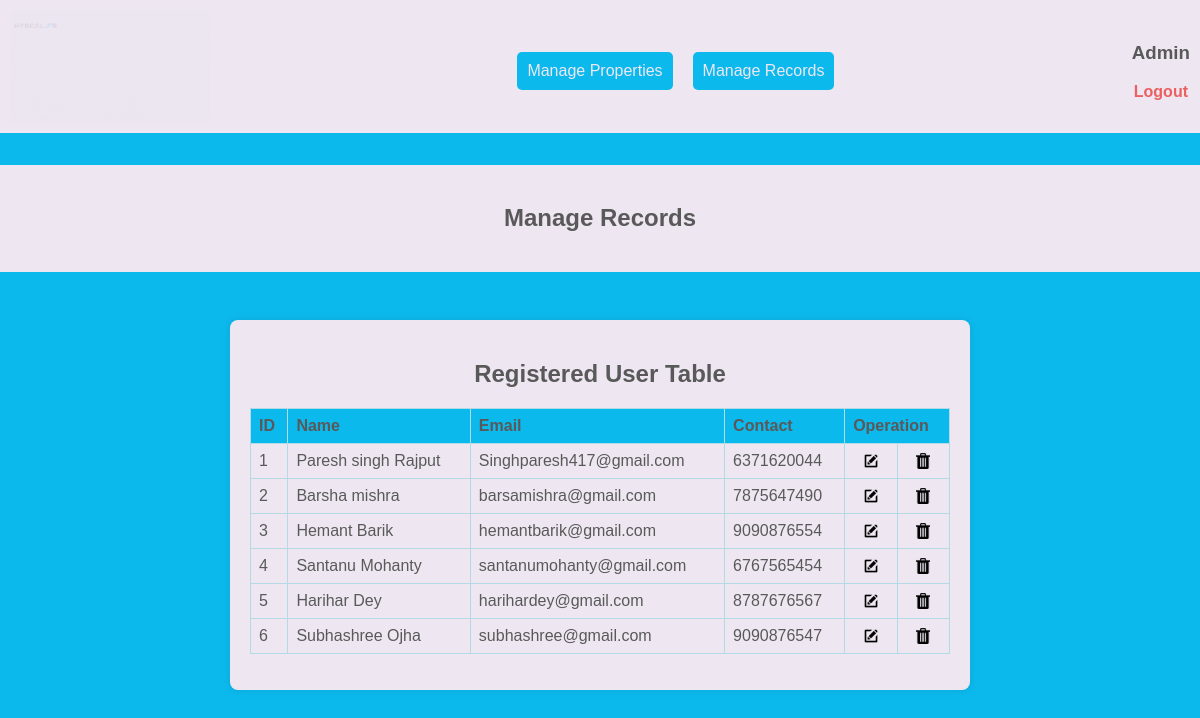
The app's page /adminPages/adminRecord.php with its own data.
### tables this page shows
CREATE TABLE `registration` (
  `id` int(10) NOT NULL,
  `name` varchar(255) NOT NULL,
  `email` varchar(255) NOT NULL,
  `phone` varchar(255) NOT NULL,
  `password` varchar(255) NOT NULL
);

### adminPages/adminRecord.php (the view, shortened to what this page needs)
<?php
include 'adminNav.php';
?>
<link rel="stylesheet" href="CSS/adminRecord.css">
<div class="property-heading">
    <h2>Manage Records</h2>
  </div>
<div class="form-container">
    <form action="#" method="post">
      <h2>Registered User Table</h2>
      <table>
        <thead>
          <tr>
            <th>ID</th>
            <th>Name</th>
            <th>Email</th>
            <th>Contact</th>
            <th colspan="2">Operation</th>
          </tr>
        </thead>
        <tbody>
            <?php
                    $selectquery = "SELECT * FROM `registration`";
                      $query = mysqli_query($con,$selectquery);
                   while($res = mysqli_fetch_array($query)){
                  ?>
          <tr>
            <td><?php echo $res['id']?></td>
            <td><?php echo $res['name']?></td>
            <td><?php echo $res['email']?></td>
            <td><?php echo $res['phone']?></td>
            <td class="operations"><a href="editRecord.php?id=<?php echo $res['id']?>"><img src="../image/edit.png" alt="" style="width:14px;" title="edit"></a></td>
            <td class="operations"><a href="removeRecord.php?id=<?php echo $res['id']?>"> <img src="../image/remove.png" alt="" style="width:14px;" title="remove"></a>
            </td>
          </tr>
          <?php
                        }
                        ?>
        </tbody>
      </table>
    </form>
  </div>

### adminPages/css/adminNav.css (style rules this page uses)
body { margin: 0; font-family: Arial, sans-serif; background-color: #0CB9ED; color: #FFF; }

### adminPages/css/adminRecord.css (style rules this page uses)
.property-heading { text-align: center; padding: 20px; background-color: #EEE7F2; color: #595959; margin-top: 2pc; }
table { width: 100%; border-collapse: collapse; margin-top: 20px; }
th, td { border: 1px solid #b4dae5; padding: 8px; text-align: left; color: #595959; }
th { background-color: #0CB9ED; }
td.operations { text-align: center; }
.form-container { margin-top: 3pc; text-align: center; max-width: 700px; width: 100%; padding: 20px; margin-left: auto; margin-right: auto; background-color: #EEE7F2; color: #595959; border-radius: 8px; box-shadow: 0 0 10px rgba(0, 0, 0, 0.1); }

### records on screen
registration: id "1", name "Paresh singh Rajput", email "Singhparesh417@gmail.com", phone "6371620044"
registration: id "2", name "Barsha mishra", email "barsamishra@gmail.com", phone "7875647490"
registration: id "3", name "Hemant Barik", email "hemantbarik@gmail.com", phone "9090876554"
registration: id "4", name "Santanu Mohanty", email "santanumohanty@gmail.com", phone "6767565454"
registration: id "5", name "Harihar Dey", email "harihardey@gmail.com", phone "8787676567"
registration: id "6", name "Subhashree Ojha", email "subhashree@gmail.com", phone "9090876547"
